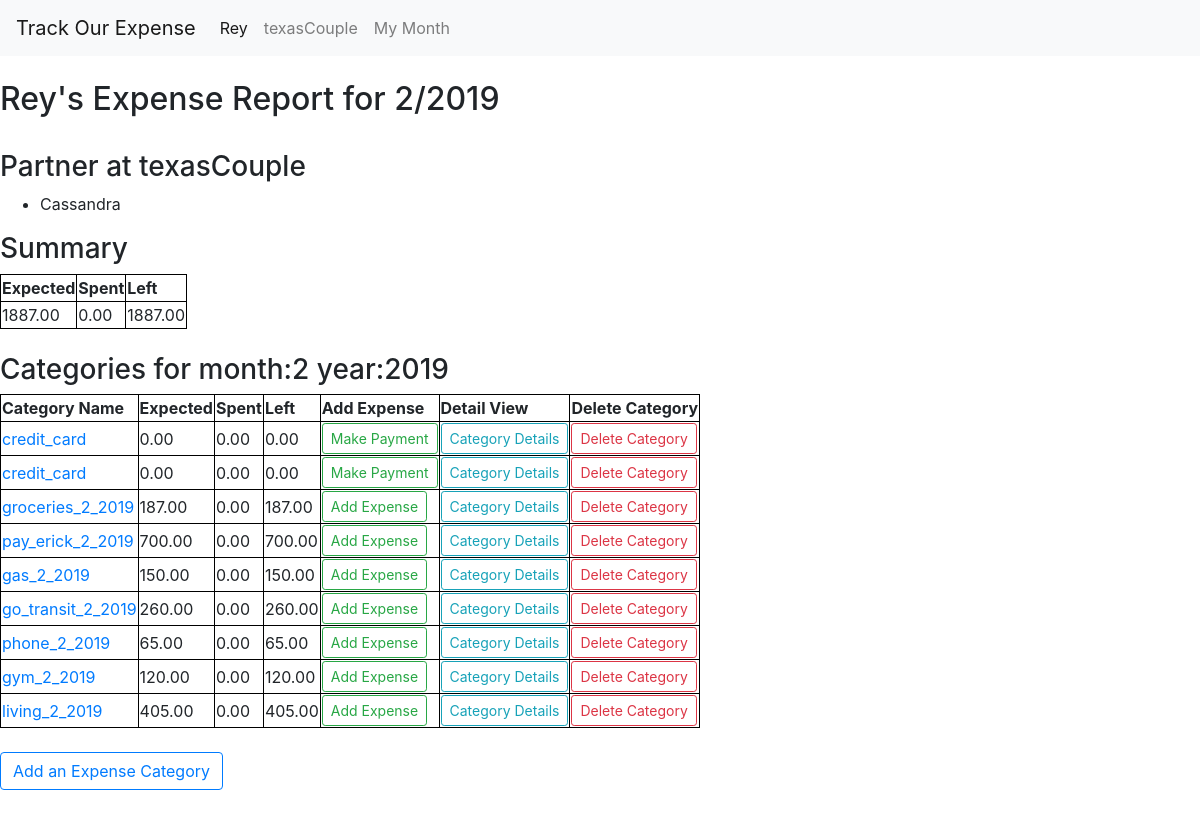
Before: /categories/1/2_2019/ (signed in) with the older database file.
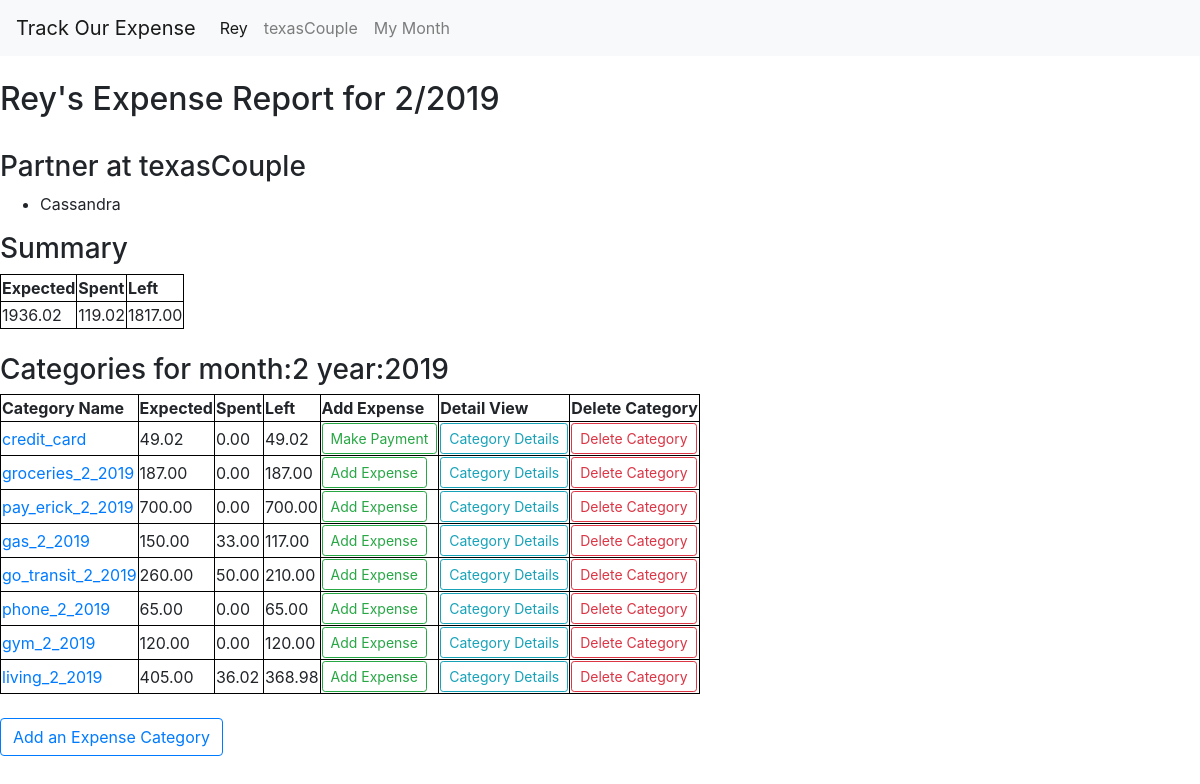
After: the same page with the newer database file.
### people/models.py (models this page shows, shortened)
class People(models.Model):
    group_couple = models.ForeignKey(Group,on_delete=models.CASCADE)
    person_name= models.CharField(max_length=70)
    username = models.CharField(max_length=70,unique=True)

### categories/models.py (models this page shows, shortened)
class Category(models.Model):
    category_person = models.ForeignKey(People, on_delete=models.CASCADE)
    category_name = models.CharField(max_length=200)
    category_expected = models.DecimalField(max_digits=8,decimal_places=2)
    category_spent = models.DecimalField(max_digits=8,decimal_places=2,default=0)
    category_date = models.DateField(default=datetime.datetime.now)

### categories/views.py (the view)
# urls.py: path("<int:person_id>/<int:month>_<int:year>/",views.index, name='person_category_index'),
def index(request,person_id,month,year):
    if request.user.is_authenticated:
        person = get_object_or_404(People, id=person_id)
        group = get_object_or_404(Group,id=person.group_couple.id)
        all_people = get_list_or_404(People,group_couple=group)
        if len(all_people) > 1:
            other_members = [ peep for peep in all_people if peep != person ]
        else:
            other_members = []
        if len(person.category_set.filter(category_date__month=month,category_date__year=year))>=1:
            categories= get_list_or_404(Category,category_person=person,category_date__month=month,category_date__year=year)
        else:
            categories = []
        expected,spent,left = calculate_summary(categories)
        today = datetime.datetime.today()
        current_user = get_object_or_404(People, username=request.user)
        context = {
            'person':person,
            'categories':categories,
            'month':today.month,
            'year':today.year,
            'other_members':other_members,
            'expected': expected,
            'spent': spent,
            'left':left,
            "current_user":current_user
        }
        today = datetime.datetime.today()
        context["this_month"] = today.month
        context["this_year"] = today.year
        return render(request, "categories/index.html" ,context)
    else:
        context = {}
        return render(request,'bases/landing_request_login.html',context)

### categories/templatetags/categories_extras.py (called while the page is built)
def subtract(value,arg):
    return value - arg

### categories/views.py (called while the page is built)
def calculate_summary(categories):
    expected = 0
    spent = 0
    left = 0
    for category in categories:
        expected += category.category_expected
        spent += category.category_spent
    left = expected-spent
    return expected, spent, left

### categories/templates/categories/index.html
{% extends 'bases/header.html' %}
{% block content %}
<br>
<h2>{{person.person_name}}'s Expense Report for {{month}}/{{year}}</h2>
<br>
{% if other_members|length > 0 %}
    <h3>Partner at {{person.group_couple.group_name}} </h3>
    <ul>
        {% for peep in other_members %}
        <li>{{peep.person_name}}</li>
        {% endfor %}
    </ul>
{% endif %}
<h3>Summary</h3>
    <table>
        <thead>
            <tr>
                <th>Expected</th>
                <th>Spent</th>
                <th>Left</th>
            </tr>
        </thead>
        <tbody>
            <tr>
                <td>{{expected}}</td>
                <td>{{spent}}</td>
                <td>{{left}}</td>
            </tr>
        </tbody>
    </table>
    <br>
<h3>Categories for month:{{month}} year:{{year}}</h3>
{% if categories|length > 0 %}
    {% load categories_extras %}
    <table>
        <tr>
            <th>Category Name</th>
            <th>Expected</th>
            <th>Spent</th>
            <th>Left</th>
            <th>Add Expense</th>
            <th>Detail View</th>
            <th>Delete Category</th>
        </tr>
        {% for category in categories %}
        <tr>
            <td><a href="{% url 'categories:edit_category' person_id=person.id category_id=category.id %}" >{{category.category_name}}</a></td>
            <td>{{category.category_expected}}</td>
            <td>{{category.category_spent}}</td>
            <td>{{category.category_expected|subtract:category.category_spent}}</td>
            {% if category.category_name != 'credit_card' %}
            <td><a href="{% url 'expenses:add_expense' person_id=person.id category_id=category.id   %}"><button type ='button' class = 'btn btn-sm btn-outline-success' >Add Expense</button></a></td>
            {% else %}
            <td><a href="{% url 'expenses:add_expense' person_id=person.id category_id=category.id   %}"><button type='button' class='btn btn-sm btn-outline-success' >Make Payment</button></a></td>
            {% endif %}
            <td><a href="{% url 'expenses:category_expense_list' person_id=person.id category_id=category.id   %}"><button type = 'button' class= 'btn btn-sm btn-outline-info' >Category Details</button></a></td>
            <td><a href="{% url 'categories:delete_category' person_id=person.id category_id=category.id %}" ><button type='button' class='btn btn-sm btn-outline-danger' >Delete Category</button></a></td>
        </tr>
        {% endfor %}
    </table>
{% else %}
    <p>{{person.person_name}} has no expenses setup at this moment</p>
{% endif %}
<br>
<a href="{% url 'categories:new_category' person_id=person.id %}" ><button type='button' class='btn btn-outline-primary' >Add an Expense Category</button></a>
<br><br><br>
{% endblock %}

Changed rows visible on the page:
removed Category: category_name "credit_card", category_expected "0.00", category_spent "0.00", category_expected|subtract "0.00", shows "Make Payment"
changed Category "credit_card": category_expected "0.00" → "49.02"; category_expected|subtract "0.00" → "49.02"
changed Category "gas_2_2019": category_spent "0.00" → "33.00"; category_expected|subtract "150.00" → "117.00"
changed Category "go_transit_2_2019": category_spent "0.00" → "50.00"; category_expected|subtract "260.00" → "210.00"
changed Category "living_2_2019": category_spent "0.00" → "36.02"; category_expected|subtract "405.00" → "368.98"
Other visible differences:
{{ expected }}: "1887.00" → "1936.02"
{{ spent }}: "0.00" → "119.02"
{{ left }}: "1887.00" → "1817.00"
